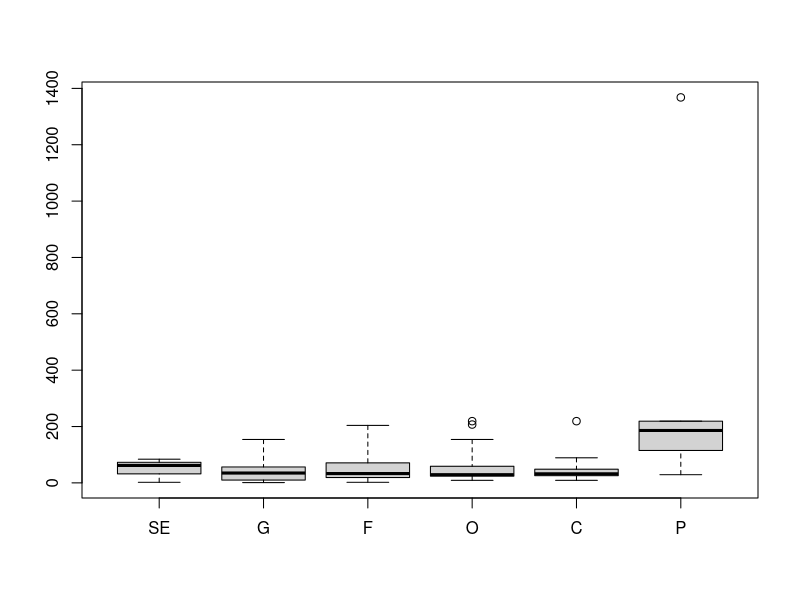

This chart was generated by the following R code: (Note: this script raises an error after producing the figure.)

#Figure 1b

setwd("~/Desktop/Project_ITS_CNV")
library(data.table)
library(plotrix)

#patch to fix gap.boxplot
gap.boxplot<-function (x,...,gap=list(top=c(NA,NA),bottom=c(NA,NA)),
                       range = 1.5, width = NULL, varwidth = FALSE, notch = FALSE, 
                       outline = TRUE, names, xlim = NA, ylim = NA, plot = TRUE, 
                       border = par("fg"), col = NULL, log = "", axis.labels = NULL, 
                       axes = TRUE, pars = list(boxwex = 0.8, staplewex = 0.5, outwex = 0.5), 
                       horizontal = FALSE, add = FALSE, at = NULL, main = NULL) {
  
  if (!is.na(gap$top[1])) 
    if (gap$top[1] > gap$top[2]) 
      gap$top <- rev(gap$top)
    if (!is.na(gap$bottom[1])) 
      if (gap$bottom[1] > gap$bottom[2]) 
        gap$bottom <- rev(gap$bottom)
      if (is.na(ylim[1])) {
        bxpt <- boxplot(x, ..., range = range, plot = FALSE)
        ylim <- range(c(bxpt$stats, bxpt$out))
      }
      else bxpt <- boxplot(x, ..., ylim = ylim, range = range,plot = FALSE)
      bxgap <- bxpt
      if (!is.na(gap$top[1])) {
        bxgap$stats[bxgap$stats > gap$top[1] & bxgap$stats < 
                      gap$top[2]] <- NA
        if (any(is.na(bxgap$stats))) 
          stop("gap cannot include the median, interquartiles or the staples")
        topdiff <- diff(gap$top)
        bxgap$stats[bxgap$stats > gap$top[2]] <- bxgap$stats[bxgap$stats > 
                                                               gap$top[2]] - topdiff
        intopgap <- bxgap$out > gap$top[1] & bxgap$out < gap$top[2]
        bxgap$out[intopgap] <- NA
        abovetop <- which(bxgap$out > gap$top[2])
        bxgap$out[abovetop] <- bxgap$out[abovetop] - topdiff
        rangetop <- gap$top[1]
        ylim[2] <- ylim[2] - topdiff
      }
      else rangetop <- ylim[2]
      if (!is.na(gap$bottom[1])) {
        bxgap$stats[bxgap$stats > gap$bottom[1] & bxgap$stats < 
                      gap$bottom[2]] <- NA
        if (any(is.na(bxgap$stats))) 
          stop("gap cannot include the median, interquartiles or the staples")
        bottomdiff <- diff(gap$bottom)
        bxgap$stats[bxgap$stats < gap$bottom[1]] <- bxgap$stats[bxgap$stats < 
                                                                  gap$bottom[1]] + bottomdiff
        bxgap$out[bxgap$out > gap$bottom[1] & bxgap$out < gap$bottom[2]] <- NA
        belowbottom <- which(bxgap$out < gap$bottom[1])
        bxgap$out[belowbottom] <- bxgap$out[belowbottom] + bottomdiff
        rangebottom <- gap$bottom[2]
        ylim[1] <- ylim[1] + bottomdiff
      }
      else rangebottom <- ylim[1]
      if (any(is.na(bxgap$out))) warning("At least one outlier falls into a gap")
      nboxes <- dim(bxgap$stats)[2]
      if (is.na(xlim[1])) {
        xlim <- c(0.5, nboxes + 0.5)
        at <- 1:nboxes
      }
      bxgap$group <- at
      plot(0,xlim=xlim,ylim=ylim,type="n",axes=FALSE,xlab="",ylab="",main=main)
      plotlim <- par("usr")
      box()
      if (axes) axis(1, labels = bxpt$names, at = at)
      midticks <- pretty(c(rangebottom, rangetop))
      if(axes) axis(2,at=midticks[midticks > rangebottom & midticks < rangetop])
      if (is.null(width)) width <- pars$boxwex
      rect(at - width/2, bxgap$stats[2, ], at + width/2, bxgap$stats[4, 
                                                                     ], border = border, col = col)
      if (notch) {
        ymult <- getYmult()
        if (is.null(col)) 
          boxcol <- "white"
        else boxcol <- col
        rect(at - width/1.95, bxgap$conf[1, ], at + width/1.95, 
             bxgap$conf[2, ], border = NA, col = boxcol)
        insets <- (bxgap$conf[2, ] - bxgap$conf[1, ]) * pars$boxwex/ymult
        median.left <- ((at - width/2) + insets)
        median.right <- ((at + width/2) - insets)
        segments(at - width/2, bxgap$conf[1, ], median.left, 
                 bxgap$stats[3, ], col = border)
        segments(at - width/2, bxgap$conf[2, ], median.left, 
                 bxgap$stats[3, ], col = border)
        segments(median.right, bxgap$stats[3, ], at + width/2, 
                 bxgap$conf[1, ], col = border)
        segments(median.right, bxgap$stats[3, ], at + width/2, 
                 bxgap$conf[2, ], col = border)
      }
      else {
        median.left <- at - width/2
        median.right <- at + width/2
      }
      segments(median.left, bxgap$stats[3, ], median.right, bxgap$stats[3, 
                                                                        ], lwd = 2, col = border)
      segments(at, bxgap$stats[1, ], at, bxgap$stats[2, ], lty = 2, 
               col = border)
      segments(at, bxgap$stats[4, ], at, bxgap$stats[5, ], lty = 2, 
               col = border)
      segments(at - pars$staplewex * width/2, bxgap$stats[1, ], 
               at + pars$staplewex * width/2, bxgap$stats[1, ], col = border)
      segments(at - pars$staplewex * width/2, bxgap$stats[5, ], 
               at + pars$staplewex * width/2, bxgap$stats[5, ], col = border)
      if (!is.na(gap$top[1])) topadjust <- diff(gap$top)
      else topadjust <- 0
      if (!is.na(gap$bottom[1])) bottomadjust <- diff(gap$bottom)
      else bottomadjust <- 0
      if (!is.null(axis.labels)) 
        axis(2, labels = axis.labels, at = c(axis.labels[1] + 
                                               bottomadjust, axis.labels[2] - topadjust))
      if (!is.na(gap$top[1])) axis.break(2, gap$top[1], style = "gap")
      if (!is.na(gap$bottom[1])) 
        axis.break(2, gap$bottom[2] - diff(plotlim[3:4]) * 0.02, 
                   style = "gap")
      print(bxgap)
      points(bxpt$group,bxgap$out)
      invisible(bxgap)
}


rDNA_by_taxa<- read.csv("rDNA_by_taxa.csv", sep = ",", header = TRUE)
#rDNA_by_taxa <- rDNA_by_taxa_full[ rDNA_by_taxa_full$Genus!="Basidiobolus",]


#smaller df of only species with multiple representatives 
#get range for each group
SE_table<- rDNA_by_taxa[duplicated(rDNA_by_taxa$SE) | duplicated(rDNA_by_taxa$SE, fromLast = TRUE),]
min_by_SE<-aggregate(CN ~ SE, SE_table, function(x) min(x))
max_by_SE<-aggregate(CN ~ SE, SE_table, function(x) max(x))
SE_range<- cbind(min=min_by_SE$CN, max=max_by_SE$CN)
dif<- abs(SE_range[,1] - SE_range[,2])
SE_range<- cbind(SE_range, dif)
rownames(SE_range) <- min_by_SE$SE
#get median of range values 
SE_difference<- median(abs(SE_range[,1] - SE_range[,2]))

#smaller df of only genera with multiple representatives 
#get range for each group 
Genus_table<- rDNA_by_taxa[duplicated(rDNA_by_taxa$Genus) | duplicated(rDNA_by_taxa$Genus, fromLast = TRUE),]
min_by_Genus<-aggregate(CN ~ Genus, Genus_table, function(x) min(x))
max_by_Genus<-aggregate(CN ~ Genus, Genus_table, function(x) max(x))
Genus_range<- cbind(min=min_by_Genus$CN, max=max_by_Genus$CN)
dif<- abs(Genus_range[,1] - Genus_range[,2])
Genus_range<- cbind(Genus_range, dif)
rownames(Genus_range) <- min_by_Genus$Genus
#get median of range values 
Genus_difference<- median(abs(Genus_range[,1] - Genus_range[,2]))


#smaller df of only families with multiple representatives 
#get range for each group
Family_table<- rDNA_by_taxa[duplicated(rDNA_by_taxa$Family) | duplicated(rDNA_by_taxa$Family, fromLast = TRUE),]
min_by_Family<-aggregate(CN ~ Family, Family_table, function(x) min(x))
max_by_Family<-aggregate(CN ~ Family, Family_table, function(x) max(x))
Family_range<- cbind(min=min_by_Family$CN, max=max_by_Family$CN)
dif<- abs(Family_range[,1] - Family_range[,2])
Family_range<- cbind(Family_range, dif)
rownames(Family_range) <- min_by_Family$Family
#get median of range values 
Family_difference<- median(abs(Family_range[,1] - Family_range[,2]))

#smaller df of only orders with multiple representatives 
#get range for each group
Order_table<- rDNA_by_taxa[duplicated(rDNA_by_taxa$Order) | duplicated(rDNA_by_taxa$Order, fromLast = TRUE),]
min_by_Order<-aggregate(CN ~ Order, Order_table, function(x) min(x))
max_by_Order<-aggregate(CN ~ Order, Order_table, function(x) max(x))
Order_range<- cbind(min=min_by_Order$CN, max=max_by_Order$CN)
dif<- abs(Order_range[,1] - Order_range[,2])
Order_range<- cbind(Order_range, dif)
rownames(Order_range) <- min_by_Order$Order
#get median of range values 
Order_difference<- median(abs(Order_range[,1] - Order_range[,2]))

#smaller df of only classes with multiple representatives 
#get range for each group
Class_table<- rDNA_by_taxa[duplicated(rDNA_by_taxa$Class) | duplicated(rDNA_by_taxa$Class, fromLast = TRUE),]
min_by_Class<-aggregate(CN ~ Class, Class_table, function(x) min(x))
max_by_Class<-aggregate(CN ~ Class, Class_table, function(x) max(x))
Class_range<- cbind(min=min_by_Class$CN, max=max_by_Class$CN)
dif<- abs(Class_range[,1] - Class_range[,2])
Class_range<- cbind(Class_range, dif)
rownames(Class_range) <- min_by_Class$Class
#get median of range values 
Class_difference<- median(abs(Class_range[,1] - Class_range[,2]))

#smaller df of only phyla with multiple representatives 
#get range for each group
Phylum_table<- rDNA_by_taxa[duplicated(rDNA_by_taxa$Phylum) | duplicated(rDNA_by_taxa$Phylum, fromLast = TRUE),]
min_by_Phylum<-aggregate(CN ~ Phylum, Phylum_table, function(x) min(x))
max_by_Phylum<-aggregate(CN ~ Phylum, Phylum_table, function(x) max(x))
Phylum_range<- cbind(min=min_by_Phylum$CN, max=max_by_Phylum$CN)
dif<- abs(Phylum_range[,1] - Phylum_range[,2])
Phylum_range<- cbind(Phylum_range, dif)
rownames(Phylum_range) <- min_by_Phylum$Phylum
#get median of range values 
Phylum_difference<- median(abs(Phylum_range[,1] - Phylum_range[,2]))

#By mean
SE_difference.mean<- mean(abs(SE_range[,1] - SE_range[,2]))
Genus_difference.mean<- mean(abs(Genus_range[,1] - Genus_range[,2]))
Family_difference.mean<- mean(abs(Family_range[,1] - Family_range[,2]))
Order_difference.mean<- mean(abs(Order_range[,1] - Order_range[,2]))
Class_difference.mean<- mean(abs(Class_range[,1] - Class_range[,2]))
Phylum_difference.mean<- mean(abs(Phylum_range[,1] - Phylum_range[,2]))

#figure 1.B, without a brake 
boxplot(SE_range[,3], 
        Genus_range[,3], 
        Family_range[,3], 
        Order_range[,3], 
        Class_range[,3], 
        Phylum_range[,3], 
        range = 3, 
        outline=TRUE, 
        names = c("SE", "G", "F", "O", "C", "P"))
axis.break(2, from, breakcol="white", style="gap")
axis.break(2, from*(1+0.02), breakcol="black", style="slash")
axis.break(4, from*(1+0.02), breakcol="black", style="slash")


# but we need to brake the axis, because that outlier makes it dificult to see the real data.
#this moves all the outliers into the wrong group??
from <- 300
to <- 1200
gap.boxplot(SE_range[,3], 
        Genus_range[,3], 
        Family_range[,3], 
        Order_range[,3], 
        Class_range[,3], 
        Phylum_range[,3], 
        gap=list(top=c(from,to),bottom=c(NA,NA)),
        range = 3, 
        outline = TRUE,
        names = c("SE", "G", "F", "O", "C", "P"))
axis.break(2, from, breakcol="white", style="gap")
axis.break(2, from*(1+0.02), breakcol="black", style="slash")
axis.break(4, from*(1+0.02), breakcol="black", style="slash")
axis(2,at=c(1,50,150,200,350,400, 450),labels=c("1","50","150","200","1200","1250", "1300"))

#if we change range = 3 to range 0, the wiskers extend to the correct group outliers
#.. why does this brake when we need both wiskers and outliers to be explicit.
from <- 300
to <- 1200
plotrix::gap.boxplot(SE_range[,3], 
            Genus_range[,3], 
            Family_range[,3], 
            Order_range[,3], 
            Class_range[,3], 
            Phylum_range[,3], 
            gap=list(top=c(from,to),bottom=c(NA,NA)),
            range = 3, 
            outline = TRUE,
            names = c("SE", "G", "F", "O", "C", "P"))
axis.break(2, from, breakcol="white", style="gap")
axis.break(2, from*(1+0.02), breakcol="black", style="slash")
axis.break(4, from*(1+0.02), breakcol="black", style="slash")
axis(2,at=c(1,50,150,200,350,400, 450),labels=c("1","50","150","200","1200","1250", "1300"))


